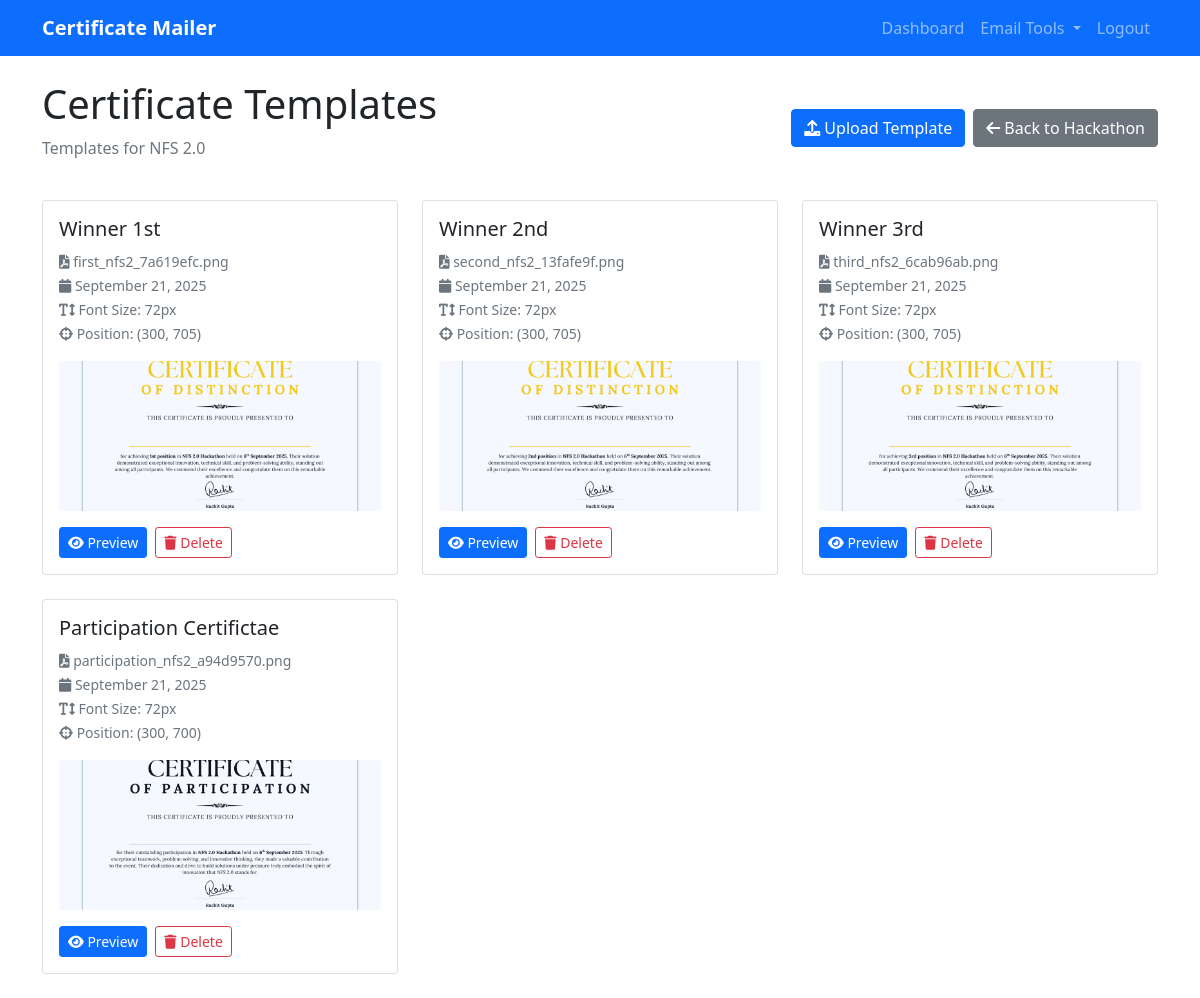
Screenshot of /hackathon/2/templates (signed in) with the database file from the repository.
### models.py (models this page shows)
class Hackathon(db.Model):
    id = db.Column(db.Integer, primary_key=True)
    name = db.Column(db.String(100), nullable=False)
    description = db.Column(db.Text)
    created_at = db.Column(db.DateTime, default=datetime.utcnow)
    user_id = db.Column(db.Integer, db.ForeignKey('user.id'), nullable=False)
    certificate_templates = db.relationship('CertificateTemplate', backref='hackathon', lazy=True)
    participants = db.relationship('Participant', backref='hackathon', lazy=True)
    resubmission_form_link = db.Column(db.String(255))  # Link for resubmission form
    feedback_form_link = db.Column(db.String(255))  # Link for feedback form

class CertificateTemplate(db.Model):
    id = db.Column(db.Integer, primary_key=True)
    name = db.Column(db.String(100), nullable=False)  # e.g., "Winner", "Participation"
    filename = db.Column(db.String(255), nullable=False)
    name_x_position = db.Column(db.Float, default=300)
    name_y_position = db.Column(db.Float, default=400)
    font_size = db.Column(db.Integer, default=24)
    font_color = db.Column(db.String(7), default='#000000')
    hackathon_id = db.Column(db.Integer, db.ForeignKey('hackathon.id'), nullable=False)
    created_at = db.Column(db.DateTime, default=datetime.utcnow)

### blueprints/certificates/routes.py (the view)
@certificates_bp.route('/hackathon/<int:hackathon_id>/templates')
@login_required
def list_templates(current_user, hackathon_id):
    hackathon = Hackathon.query.filter_by(id=hackathon_id, user_id=current_user.id).first_or_404()
    templates = CertificateTemplate.query.filter_by(hackathon_id=hackathon_id).all()
    return render_template('certificates/list.html',
                         hackathon=hackathon,
                         templates=templates,
                         user=current_user)

### templates/certificates/list.html (shortened to what this page needs)
{% extends "base.html" %}
{% block content %}
<div class="d-flex justify-content-between align-items-center mb-4">
    <div>
        <h1>Certificate Templates</h1>
        <p class="text-muted">Templates for {{ hackathon.name }}</p>
    </div>
    <div class="d-flex gap-2">
        <a href="{{ url_for('certificates.upload_template', hackathon_id=hackathon.id) }}" class="btn btn-primary">
            <i class="fas fa-upload"></i> Upload Template
        </a>
        <a href="{{ url_for('hackathon.hackathon_detail', id=hackathon.id) }}" class="btn btn-secondary">
            <i class="fas fa-arrow-left"></i> Back to Hackathon
        </a>
    </div>
</div>
{% if templates %}
    <div class="row">
        {% for template in templates %}
        <div class="col-md-6 col-lg-4 mb-4">
            <div class="card">
                <div class="card-body">
                    <h5 class="card-title">{{ template.name }}</h5>
                    <p class="card-text">
                        <small class="text-muted">
                            <i class="fas fa-file-pdf"></i> {{ template.filename }}<br>
                            <i class="fas fa-calendar"></i> {{ template.created_at.strftime('%B %d, %Y') }}<br>
                            <i class="fas fa-text-height"></i> Font Size: {{ template.font_size }}px<br>
                            <i class="fas fa-crosshairs"></i> Position: ({{ template.name_x_position|int }}, {{ template.name_y_position|int }})
                        </small>
                    </p>
                    {% set preview_path = 'uploads/certificates/' + hackathon.id|string + '/' + template.filename.replace('.pdf', '_preview.png') %}
                    <div class="mb-3">
                        <img src="{{ url_for('certificates.uploaded_file', filename='certificates/' + hackathon.id|string + '/' + template.filename.replace('.pdf', '_preview.png')) }}"
                             class="img-fluid rounded"
                             style="max-height: 150px; width: 100%; object-fit: cover;"
                             alt="Template preview"
                             onerror="this.style.display='none'">
                    </div>
                    <div class="d-flex gap-2">
                        <a href="{{ url_for('certificates.preview_template', hackathon_id=hackathon.id, template_id=template.id) }}"
                           class="btn btn-primary btn-sm">
                            <i class="fas fa-eye"></i> Preview
                        </a>
                        <button class="btn btn-outline-danger btn-sm"
                                onclick="deleteTemplate('{{ template.id }}', '{{ template.name }}')">
                            <i class="fas fa-trash"></i> Delete
                        </button>
                    </div>
                </div>
            </div>
        </div>
        {% endfor %}
    </div>
{% endif %}
{% endblock %}

### rows the page displays
Hackathon: name "NFS 2.0"
CertificateTemplate: name "Winner 1st", filename "first_nfs2_7a619efc.png", created_at "September 21, 2025", font_size "72", name_x_position "300", name_y_position "705", filename (picture)
CertificateTemplate: name "Winner 2nd", filename "second_nfs2_13fafe9f.png", created_at "September 21, 2025", font_size "72", name_x_position "300", name_y_position "705", filename (picture)
CertificateTemplate: name "Winner 3rd", filename "third_nfs2_6cab96ab.png", created_at "September 21, 2025", font_size "72", name_x_position "300", name_y_position "705", filename (picture)
CertificateTemplate: name "Participation Certifictae", filename "participation_nfs2_a94d9570.png", created_at "September 21, 2025", font_size "72", name_x_position "300", name_y_position "700", filename (picture)
